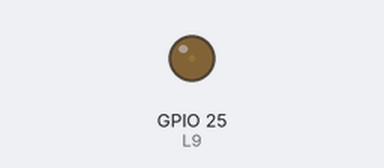
A sketch run on a simulated ESP32. Parts: output pins drawn as LEDs (lit = HIGH).

Above: at 0.05 s.
At 1.15 s:
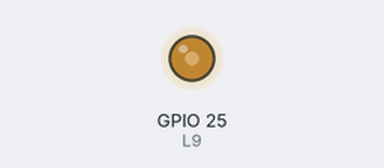
At 2.3 s:
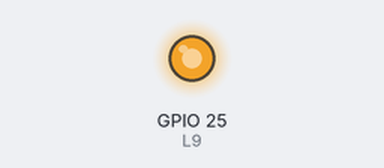
At 4.6 s:
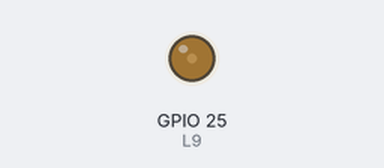
Timing chart, 0 to 6.7 s (numbered marks = the images above):
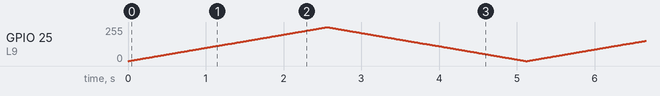

The sketch:

Dieu_che_PWM.ino
```cpp
const int L9 = 25;
const int freq = 5000;
const int ledChannel = 0;
const int resolution = 8;
void setup() {
  Serial.begin(115200);
  pinMode(L9,OUTPUT);
  ledcSetup(ledChannel,freq,resolution);
  ledcAttachPin(L9, ledChannel);
  // put your setup code here, to run once:

}

void loop() {
  for(int dutyCycle = 0; dutyCycle <= 255; dutyCycle++)
  {
  ledcWrite(ledChannel,dutyCycle);
  delay(10);
  }
   for(int dutyCycle = 255; dutyCycle >= 0; dutyCycle--)
  {
  ledcWrite(ledChannel,dutyCycle);
  delay(10);
  }
  // put your main code here, to run repeatedly:

}
```
